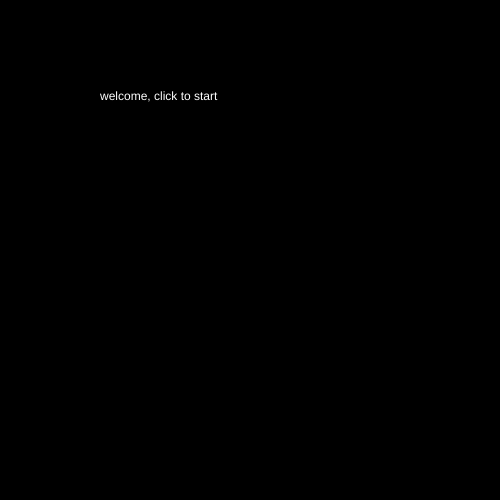
Frame 1 (no input)
Frame 60 (no input): identical to frame 1, image omitted
Frame 120 (the mouse pressed at the canvas centre since frame 60): identical to frame 1, image omitted

The p5.js sketch that drew this single still picture (run headless with seeded random() and noise() and a simulated clock; from frame 60 on, the mouse is pressed at the canvas centre):

// p5.js sketch
// ── sketch.js
let cars = [];
let frogPos;
let state = 0;
let timer = 0;
let maxCars = 5;
let maxTimer = 10 ;

function setup() {
  //  createCanvas(windowWidth, windowHeight);
  createCanvas(500, 500);

  // Spawn an object

  for (let i = 0; i < maxCars; i++) {
    cars.push(new Car());
  }

  frogPos = createVector(width / 2, height - 100);

}



function draw() {

  switch (state) {
    case 0:
      background('black');
      fill('white');
      text("welcome, click to start", 100, 100);
      // image() ;
      break;

    case 1:
      game();
      timer++;
      if (timer > maxTimer * 60) {
        timer = 0;
        state = 3;
      }
      break;

    case 2: // win
      background('green');
      fill('white');
      text("WIN! Click to play again", 100, 100);
      break;

    case 3: // lose
      background('red');
      fill('white');
      text("LOSE Click to play again", 100, 100);
      break;

  }
}


function mouseReleased() {
  switch (state) {
    case 0:
      state = 1;
      break;

    case 2: // they won, and they clicked to start again
      resetTheGame();
      state = 0;
      break;

    case 3: // they lost, and they clicked to start again
      resetTheGame();
      state = 0;
      break;


  }
}

function resetTheGame() {
  timer = 0;
  cars = [];
  for (let i = 0; i < maxCars; i++) {
    cars.push(new Car());
  }
}

function game() {
  background(100);

  // do some actions on the object
  for (let i = 0; i < cars.length; i++) {
    cars[i].display();
    cars[i].move();
    if (cars[i].pos.dist(frogPos) < 50) {
      cars.splice(i, 1);
    }
  }

  if (cars.length == 0) {
    state = 2;
  }

  checkForKeys();

  // Put frog here
  fill('green');
  ellipse(frogPos.x, frogPos.y, 75, 75);

}


function checkForKeys() {
    if (keyIsDown(LEFT_ARROW)||keyIsDown(keyCode = 65)) frogPos.x -=8;
    if (keyIsDown(RIGHT_ARROW)||keyIsDown(keyCode = 68)) frogPos.x +=8;
    if (keyIsDown(UP_ARROW)||keyIsDown(keyCode = 87)) frogPos.y -=8;
    if (keyIsDown(DOWN_ARROW)||keyIsDown(keyCode = 83)) frogPos.y +=8;

}


// Car class
class Car {

  // constructor and attributes
  constructor() {
    this.pos = createVector(100, 100);
    this.vel = createVector(random(-5, 5), random(-5, 5));
    this.col = color(random(255), random(255), random(255));
    this.width = random(30, 70);
  }

  // methods

  display() {
    fill(this.col);
    rect(this.pos.x, this.pos.y, this.width, 25);
    //  textSize(this.width);
    //  text("WOOHOO", this.pos.x, this.pos.y);
  }

  move() {
    this.pos.add(this.vel);
    if (this.pos.x > width) this.pos.x = 0;
    if (this.pos.x < 0) this.pos.x = width;
    if (this.pos.y > height) this.pos.y = 0;
    if (this.pos.y < 0) this.pos.y = height;

  }

}
